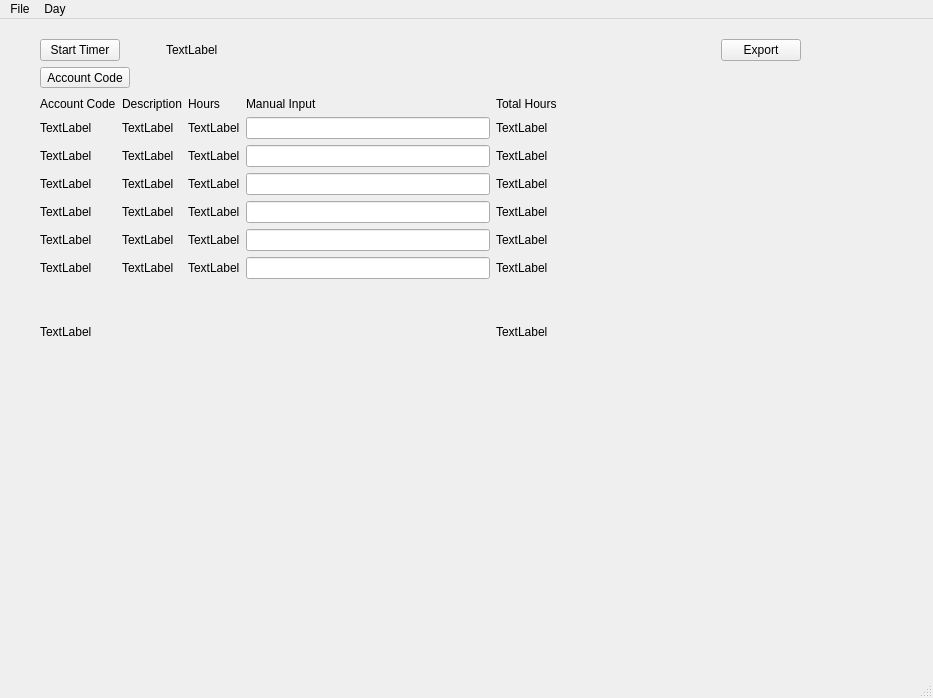
<?xml version="1.0" encoding="UTF-8"?>
<ui version="4.0">
 <class>MainWindow</class>
 <widget class="QMainWindow" name="MainWindow">
  <property name="geometry">
   <rect>
    <x>0</x>
    <y>0</y>
    <width>933</width>
    <height>698</height>
   </rect>
  </property>
  <property name="windowTitle">
   <string>MainWindow</string>
  </property>
  <widget class="QWidget" name="centralwidget">
   <widget class="QWidget" name="gridLayoutWidget">
    <property name="geometry">
     <rect>
      <x>40</x>
      <y>20</y>
      <width>761</width>
      <height>300</height>
     </rect>
    </property>
    <layout class="QGridLayout" name="gridLayout_3">
     <item row="0" column="0">
      <layout class="QHBoxLayout" name="horizontalLayout">
       <item>
        <widget class="QPushButton" name="StartTimer">
         <property name="text">
          <string>Start Timer</string>
         </property>
        </widget>
       </item>
       <item>
        <spacer name="horizontalSpacer_2">
         <property name="orientation">
          <enum>Qt::Horizontal</enum>
         </property>
         <property name="sizeType">
          <enum>QSizePolicy::Fixed</enum>
         </property>
         <property name="sizeHint" stdset="0">
          <size>
           <width>40</width>
           <height>20</height>
          </size>
         </property>
        </spacer>
       </item>
       <item>
        <widget class="QLabel" name="TimerDisplay">
         <property name="text">
          <string>TextLabel</string>
         </property>
        </widget>
       </item>
       <item>
        <spacer name="horizontalSpacer_3">
         <property name="orientation">
          <enum>Qt::Horizontal</enum>
         </property>
         <property name="sizeHint" stdset="0">
          <size>
           <width>40</width>
           <height>20</height>
          </size>
         </property>
        </spacer>
       </item>
       <item>
        <widget class="QPushButton" name="ExportToESS">
         <property name="text">
          <string>Export</string>
         </property>
        </widget>
       </item>
      </layout>
     </item>
     <item row="1" column="0">
      <widget class="QToolButton" name="AccountCodeDrop">
       <property name="text">
        <string>Account Code</string>
       </property>
      </widget>
     </item>
     <item row="2" column="0">
      <layout class="QGridLayout" name="gridLayout_4">
       <item row="7" column="4">
        <widget class="QLineEdit" name="manual6"/>
       </item>
       <item row="4" column="0">
        <widget class="QLabel" name="ac3">
         <property name="text">
          <string>TextLabel</string>
         </property>
        </widget>
       </item>
       <item row="5" column="4">
        <widget class="QLineEdit" name="manual4"/>
       </item>
       <item row="2" column="5">
        <widget class="QLabel" name="total1">
         <property name="text">
          <string>TextLabel</string>
         </property>
        </widget>
       </item>
       <item row="7" column="0">
        <widget class="QLabel" name="ac6">
         <property name="text">
          <string>TextLabel</string>
         </property>
        </widget>
       </item>
       <item row="4" column="4">
        <widget class="QLineEdit" name="manual3"/>
       </item>
       <item row="7" column="5">
        <widget class="QLabel" name="total6">
         <property name="text">
          <string>TextLabel</string>
         </property>
        </widget>
       </item>
       <item row="8" column="5">
        <spacer name="verticalSpacer_3">
         <property name="orientation">
          <enum>Qt::Vertical</enum>
         </property>
         <property name="sizeType">
          <enum>QSizePolicy::Fixed</enum>
         </property>
         <property name="sizeHint" stdset="0">
          <size>
           <width>20</width>
           <height>40</height>
          </size>
         </property>
        </spacer>
       </item>
       <item row="9" column="0">
        <widget class="QLabel" name="DailyTotalHeader">
         <property name="text">
          <string>TextLabel</string>
         </property>
        </widget>
       </item>
       <item row="3" column="5">
        <widget class="QLabel" name="total2">
         <property name="text">
          <string>TextLabel</string>
         </property>
        </widget>
       </item>
       <item row="4" column="5">
        <widget class="QLabel" name="total3">
         <property name="text">
          <string>TextLabel</string>
         </property>
        </widget>
       </item>
       <item row="5" column="0">
        <widget class="QLabel" name="ac4">
         <property name="text">
          <string>TextLabel</string>
         </property>
        </widget>
       </item>
       <item row="9" column="5">
        <widget class="QLabel" name="DailyTotal">
         <property name="text">
          <string>TextLabel</string>
         </property>
        </widget>
       </item>
       <item row="2" column="0">
        <widget class="QLabel" name="ac1">
         <property name="text">
          <string>TextLabel</string>
         </property>
        </widget>
       </item>
       <item row="6" column="4">
        <widget class="QLineEdit" name="manual5"/>
       </item>
       <item row="6" column="0">
        <widget class="QLabel" name="ac5">
         <property name="text">
          <string>TextLabel</string>
         </property>
        </widget>
       </item>
       <item row="2" column="4">
        <widget class="QLineEdit" name="manual1"/>
       </item>
       <item row="6" column="5">
        <widget class="QLabel" name="total5">
         <property name="text">
          <string>TextLabel</string>
         </property>
        </widget>
       </item>
       <item row="5" column="5">
        <widget class="QLabel" name="total4">
         <property name="text">
          <string>TextLabel</string>
         </property>
        </widget>
       </item>
       <item row="3" column="0">
        <widget class="QLabel" name="ac2">
         <property name="text">
          <string>TextLabel</string>
         </property>
        </widget>
       </item>
       <item row="1" column="0">
        <widget class="QLabel" name="AccountCodeHeader">
         <property name="text">
          <string>Account Code</string>
         </property>
        </widget>
       </item>
       <item row="3" column="4">
        <widget class="QLineEdit" name="manual2"/>
       </item>
       <item row="2" column="6">
        <spacer name="horizontalSpacer">
         <property name="orientation">
          <enum>Qt::Horizontal</enum>
         </property>
         <property name="sizeHint" stdset="0">
          <size>
           <width>40</width>
           <height>20</height>
          </size>
         </property>
        </spacer>
       </item>
       <item row="1" column="5">
        <widget class="QLabel" name="TotalHourHeader">
         <property name="text">
          <string>Total Hours</string>
         </property>
        </widget>
       </item>
       <item row="0" column="0">
        <spacer name="verticalSpacer">
         <property name="orientation">
          <enum>Qt::Vertical</enum>
         </property>
         <property name="sizeHint" stdset="0">
          <size>
           <width>20</width>
           <height>40</height>
          </size>
         </property>
        </spacer>
       </item>
       <item row="2" column="3">
        <widget class="QLabel" name="hour1">
         <property name="text">
          <string>TextLabel</string>
         </property>
        </widget>
       </item>
       <item row="1" column="4">
        <widget class="QLabel" name="ManualInputHeader">
         <property name="text">
          <string>Manual Input</string>
         </property>
        </widget>
       </item>
       <item row="3" column="3">
        <widget class="QLabel" name="hour2">
         <property name="text">
          <string>TextLabel</string>
         </property>
        </widget>
       </item>
       <item row="6" column="3">
        <widget class="QLabel" name="hour5">
         <property name="text">
          <string>TextLabel</string>
         </property>
        </widget>
       </item>
       <item row="4" column="3">
        <widget class="QLabel" name="hour3">
         <property name="text">
          <string>TextLabel</string>
         </property>
        </widget>
       </item>
       <item row="5" column="3">
        <widget class="QLabel" name="hour4">
         <property name="text">
          <string>TextLabel</string>
         </property>
        </widget>
       </item>
       <item row="1" column="3">
        <widget class="QLabel" name="HoursHeader">
         <property name="text">
          <string>Hours</string>
         </property>
        </widget>
       </item>
       <item row="7" column="3">
        <widget class="QLabel" name="hour6">
         <property name="text">
          <string>TextLabel</string>
         </property>
        </widget>
       </item>
       <item row="2" column="2">
        <widget class="QLabel" name="label">
         <property name="text">
          <string>TextLabel</string>
         </property>
        </widget>
       </item>
       <item row="1" column="2">
        <widget class="QLabel" name="DescriptionHeader">
         <property name="text">
          <string>Description</string>
         </property>
        </widget>
       </item>
       <item row="3" column="2">
        <widget class="QLabel" name="label_3">
         <property name="text">
          <string>TextLabel</string>
         </property>
        </widget>
       </item>
       <item row="4" column="2">
        <widget class="QLabel" name="label_4">
         <property name="text">
          <string>TextLabel</string>
         </property>
        </widget>
       </item>
       <item row="5" column="2">
        <widget class="QLabel" name="label_5">
         <property name="text">
          <string>TextLabel</string>
         </property>
        </widget>
       </item>
       <item row="6" column="2">
        <widget class="QLabel" name="label_6">
         <property name="text">
          <string>TextLabel</string>
         </property>
        </widget>
       </item>
       <item row="7" column="2">
        <widget class="QLabel" name="label_7">
         <property name="text">
          <string>TextLabel</string>
         </property>
        </widget>
       </item>
      </layout>
     </item>
    </layout>
   </widget>
  </widget>
  <widget class="QMenuBar" name="menubar">
   <property name="geometry">
    <rect>
     <x>0</x>
     <y>0</y>
     <width>933</width>
     <height>21</height>
    </rect>
   </property>
   <widget class="QMenu" name="menuDaily">
    <property name="title">
     <string>File</string>
    </property>
    <addaction name="actionSave_As"/>
    <addaction name="actionSave"/>
   </widget>
   <widget class="QMenu" name="menuDAy">
    <property name="title">
     <string>Day</string>
    </property>
    <addaction name="actionMonday"/>
    <addaction name="actionTuesday"/>
    <addaction name="actionWednesday"/>
    <addaction name="actionThursday"/>
    <addaction name="actionFriday"/>
   </widget>
   <addaction name="menuDaily"/>
   <addaction name="menuDAy"/>
  </widget>
  <widget class="QStatusBar" name="statusbar"/>
  <action name="actionSave_As">
   <property name="text">
    <string>Save As</string>
   </property>
  </action>
  <action name="actionSave">
   <property name="text">
    <string>Save</string>
   </property>
  </action>
  <action name="actionMonday">
   <property name="text">
    <string>Monday</string>
   </property>
  </action>
  <action name="actionTuesday">
   <property name="text">
    <string>Tuesday</string>
   </property>
  </action>
  <action name="actionWednesday">
   <property name="text">
    <string>Wednesday</string>
   </property>
  </action>
  <action name="actionThursday">
   <property name="text">
    <string>Thursday</string>
   </property>
  </action>
  <action name="actionFriday">
   <property name="text">
    <string>Friday</string>
   </property>
  </action>
 </widget>
 <resources/>
 <connections/>
</ui>
